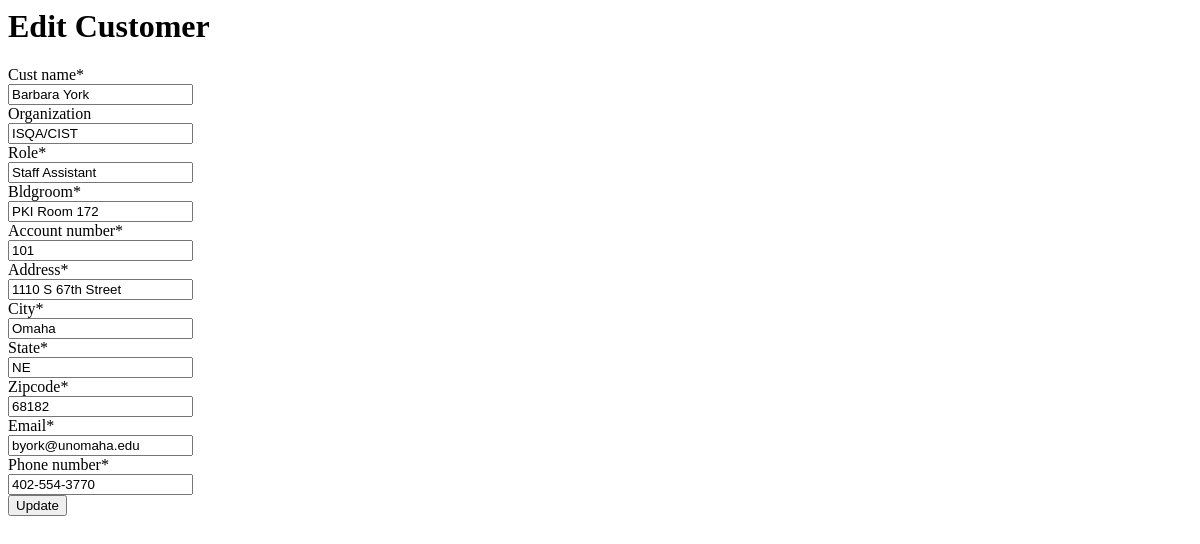
The app's page /customer/1/edit/ (signed in), older data.
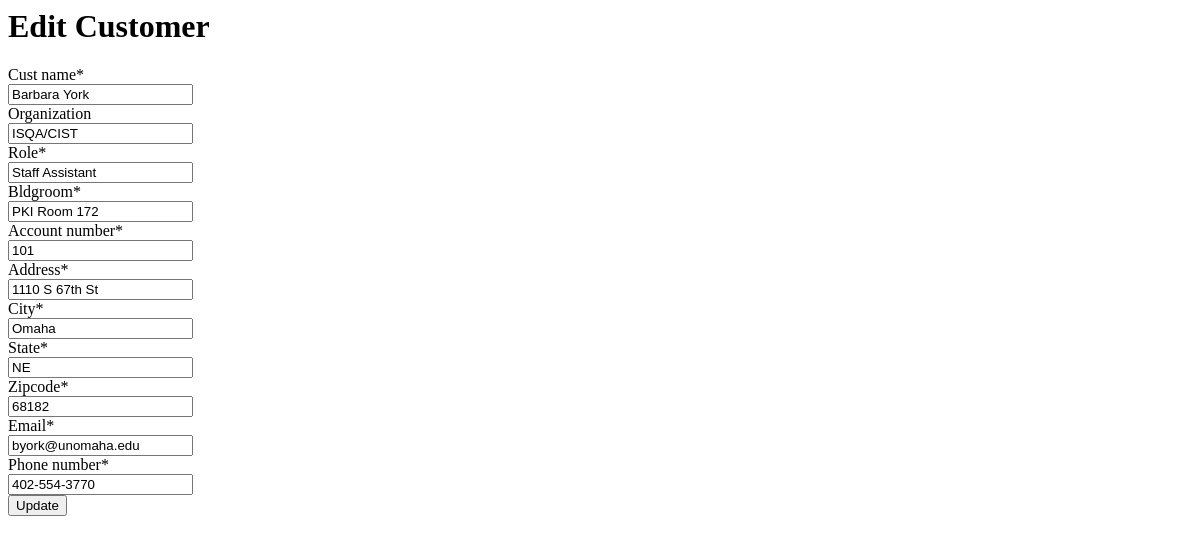
The same page, newer data.
### crm/models.py (models this page shows, shortened)
class Customer(models.Model):
    cust_name = models.CharField(max_length=50)
    organization = models.CharField(max_length=100, blank=True)
    role = models.CharField(max_length=100)
    email = models.EmailField(max_length=100)
    bldgroom = models.CharField(max_length=100)
    address = models.CharField(max_length=200)
    account_number = models.IntegerField(blank=False, null=False)
    city = models.CharField(max_length=50)
    state = models.CharField(max_length=50)
    zipcode = models.CharField(max_length=10)
    phone_number = models.CharField(max_length=50)
    created_date = models.DateTimeField(
        default=timezone.now)
    updated_date = models.DateTimeField(auto_now_add=True)

### crm/views.py (the view)
# urls.py: path('customer/<int:pk>/edit/', views.customer_edit, name='customer_edit'),
@login_required
def customer_edit(request, pk):
   customer = get_object_or_404(Customer, pk=pk)
   if request.method == "POST":
       form = CustomerForm(request.POST, instance=customer)
       if form.is_valid():
           customer = form.save(commit=False)
           customer.updated_date = timezone.now()
           customer.save()
           customer = Customer.objects.filter(created_date__lte=timezone.now())
           return render(request, 'crm/customer_list.html',
                         {'customers': customer})
   else:
       form = CustomerForm(instance=customer)
   return render(request, 'crm/customer_edit.html', {'form': form})

### crm/forms.py
class CustomerForm(forms.ModelForm):
    class Meta:
        model = Customer
        fields = ('cust_name', 'organization', 'role', 'bldgroom', 'account_number',
                  'address', 'city', 'state', 'zipcode', 'email', 'phone_number')

### crm/templates/crm/customer_edit.html
{% load crispy_forms_tags %}
{% block content %}
    <h1>Edit Customer</h1>
    <form method="POST" class="customer-form">{% csrf_token %}
        {{ form|crispy }}
        <button type="submit" class="save btn btn-default">Update</button>
    </form>
{% endblock %}

Row changes from the older to the newer data that the page shows:
changed Customer "Barbara York": address "1110 S 67th Street" → "1110 S 67th St"
